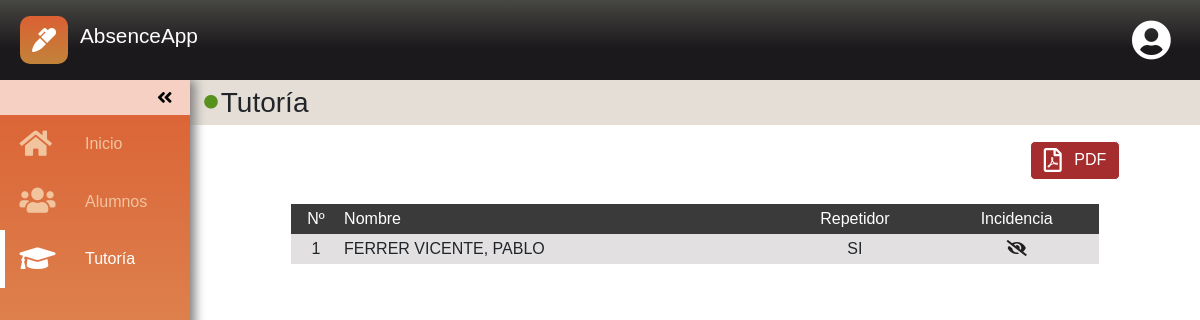
Page /index.php?p=profeTuto (signed in) on the committed database.
### tables this page shows
CREATE TABLE `alumnos` (
  `dni` varchar(9) NOT NULL,
  `nombre` varchar(20) NOT NULL,
  `apellido1` varchar(20) NOT NULL,
  `apellido2` varchar(20) NOT NULL,
  `correo` varchar(45) NOT NULL,
  `passw` varchar(20) NOT NULL
);

### clases/profesor.php (called while the page is built, shortened)
<?php
require_once('db_abstract_model.php');
class Profesor extends DBAbstractModel
{
    private $tutoria = array();
    function __construct()
    {
        $this->db_name = 'absence';
    }
    public function getTutoria()
    {
        return $this->tutoria;
    }
    public function tutoria($cod)
    {
        if ($cod != '') {
            $this->query = "
            SELECT DISTINCT a.*, aa.repetidor
            FROM cursos c INNER JOIN alumnos_asig aa
	            ON c.id_curso = aa.id_curso INNER JOIN alumnos a
    	            ON aa.id_alu = a.dni
            WHERE c.id_tutor = '$cod'
            ORDER BY a.apellido1
            ";
            $this->get_results_from_query();
            if (count($this->rows) > 0){
                for ($i = 0; $i < count($this->rows); $i++) {
                    $this->tutoria[$i] = $this->rows[$i];
                }
            }
        }
    }
}

### clases/db_abstract_model.php (called while the page is built, shortened)
<?php
abstract class DBAbstractModel
{
    private static $db_host = 'localhost';
    private static $db_user = 'root';
    private static $db_pass = '';
    protected $db_name = 'mydb';
    protected $query;
    private $conn;
    private function open_conection()
    {
        $this->conn = new mysqli(
            self::$db_host,
            self::$db_user,
            self::$db_pass,
            $this->db_name
        );
    }
    protected function get_results_from_query()
    {
        $result = $this->conn->query($this->query);
    }
}
?>

### clases/alumno.php (called while the page is built, shortened)
<?php
require_once('db_abstract_model.php');
class Alumno extends DBAbstractModel
{
    private $incidencias = array();
    public function getIncidencias()
    {
        return $this->incidencias;
    }
}

### profesores/profesorTutoria.php (the view, shortened to what this page needs)
<div id="tuto">
    <h3 class="titulos">
        <i class="fas fa-circle"></i>
        <span>Tutoría</span>
    </h3>
    <div id="botones">
        <a href="profesores/profesorListar.php?id_pro=<?php echo $_SESSION['login']['id']?>" id="crearPDF" target="_blank"><i class="far fa-file-pdf"></i>PDF</a>
    </div>
    <form action="<?php $_SERVER['PHP_SELF']?>" method="post">
        <table id = "aluSelec">
            <tr>
                <td>
                    Nº
                </td>
                <td>
                    Nombre
                </td>
                <td>
                    Repetidor
                </td>
                <td>
                    Incidencia
                </td>
            </tr>
            <?php
            $profe = new Profesor();
            $profe->tutoria($_SESSION['login']['id']);
            $alumnos = $profe->getTutoria();
            $cont = 1;
            foreach ($alumnos as $valor) { ?>
                <tr>
                    <td>
                        <?php echo $cont?>
                    </td>
                    <td <?php if (isset($_GET['a'])){ if ($_GET['a'] == $valor['dni']){ echo "class='seleccionado'";}}?>>
                        <?php echo $valor['apellido1'] . " " . $valor['apellido2'] . ", " . $valor['nombre']?>
                    </td>
                    <td>
                        <?php if($valor['repetidor'] == 0) echo "no"; else echo "si"?>
                    </td>
                    <td>
                        <?php
                        $mes = date('m/Y');
                        $alumno = new Alumno();
                        $alumno->faltas($valor['dni'], $mes);
                        $incidencias = $alumno->getIncidencias();
                        if (sizeof($incidencias) != 0) {
                            $dni = $valor['dni'];
                            if (isset($_GET['mO'])) {
                                echo "<a href='index.php?p=profeTuto&mO=si&a=$dni'><i class='fas fa-eye'></i></a>";
                            } else {
                                echo "<a href='index.php?p=profeTuto&a=$dni'><i class='fas fa-eye'></i></a>";
                            }
                        } else {
                            echo "<a href='#'><i class='fas fa-eye-slash'></i></a>";
                        }
                        ?>
                        </td>
                </tr>
            <?php
                $cont++;
            }
            ?>
        </table>
    </form>
</div>

### css/style.css (style rules this page uses)
* { padding: 0; margin: 0; box-sizing: border-box; }
.titulos { background-color: #a08c7249; padding: .2em .5em; display: flex; align-items: center; font-size: 1.4em; width: 800px; }
.titulos .fa-circle { color: rgb(88, 146, 30); font-size: .5em; margin-right: .2em; }
#aluSelec { width: 80%; margin: 1em auto; }
#aluSelec tr:nth-child(1) { background-color: #3a3a3a; color: #fff; }
#aluSelec tr:nth-child(1) td { text-transform: capitalize; }
#aluSelec tr:nth-child(even) { background-color: #e2e0e0; }
#aluSelec td { padding: 0.2em; text-transform: uppercase; }
#aluSelec td:nth-child(1), td:nth-child(3), td:nth-child(4) { text-align: center; }
#tuto { overflow: hidden; }
#aluSelec { font-size: .8em; }
#aluSelec .fa-eye, .fa-eye-slash { color: #202020; }
#tuto #botones { display: flex; justify-content: center; }
#crearPDF { display: flex; flex-direction: row; justify-content: space-around; align-items: center; width: 90px; margin: .5em 5em; color: #fff; background-color: #a52d2d; border: 1px solid #fff; border-radius: 5px; padding: .4em; transition: .5s; }
#crearPDF i { font-size: 1.5em; }
@media (min-width: 768px) { .titulos { font-size: 1.75rem; width: 100%; } }
@media (min-width: 768px) { #tuto #botones { justify-content: flex-end; } }
@media (min-width: 768px) { #aluSelec { font-size: 1em; } }

### rows in the picture
alumnos: apellido1 "FERRER", apellido2 "VICENTE", nombre "PABLO"
